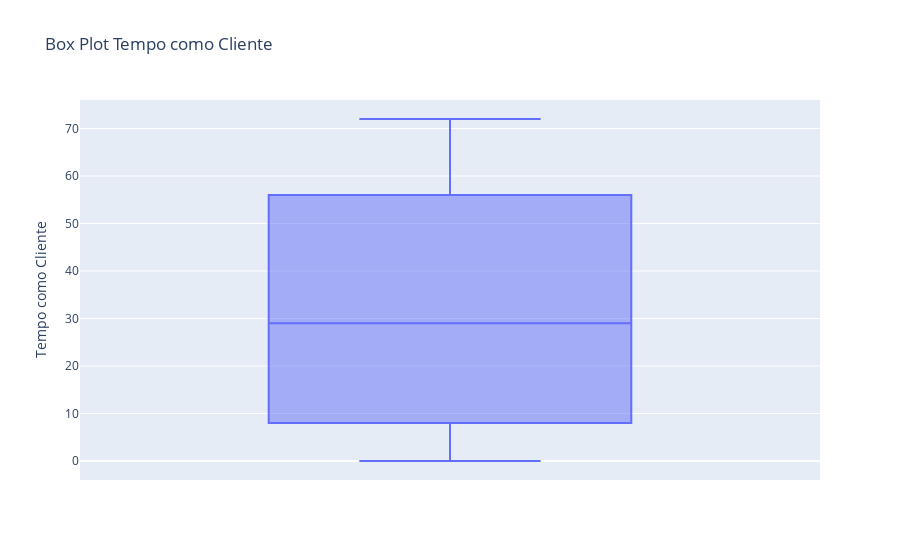

Notebook source saved alongside this figure:
### Code cell
fig = px.box(df, y='TEMPO_COMO_CLIENTE', title='Box Plot Tempo como Cliente', labels={'TEMPO_COMO_CLIENTE': 'Tempo como Cliente'})
fig.show()

### Figure 1 — Plotly figure (JSON) as saved in the notebook; plotly's stock layout.template omitted (floating-point values rounded to 4 significant figures; data arrays with more than 128 entries replaced by an {"elided": "..."} marker saying what was removed)
{"data": [{"alignmentgroup": "True", "hovertemplate": "Tempo como Cliente=%{y}<extra></extra>", "legendgroup": "", "marker": {"color": "#636efa"}, "name": "", "notched": false, "offsetgroup": "", "orientation": "v", "showlegend": false, "type": "box", "x0": " ", "xaxis": "x", "y": {"elided": "2488 int values"}, "y0": " ", "yaxis": "y"}], "layout": {"boxmode": "group", "legend": {"tracegroupgap": 0}, "title": {"text": "Box Plot Tempo como Cliente"}, "xaxis": {"anchor": "y", "domain": [0, 1]}, "yaxis": {"anchor": "x", "domain": [0, 1], "title": {"text": "Tempo como Cliente"}}}}
